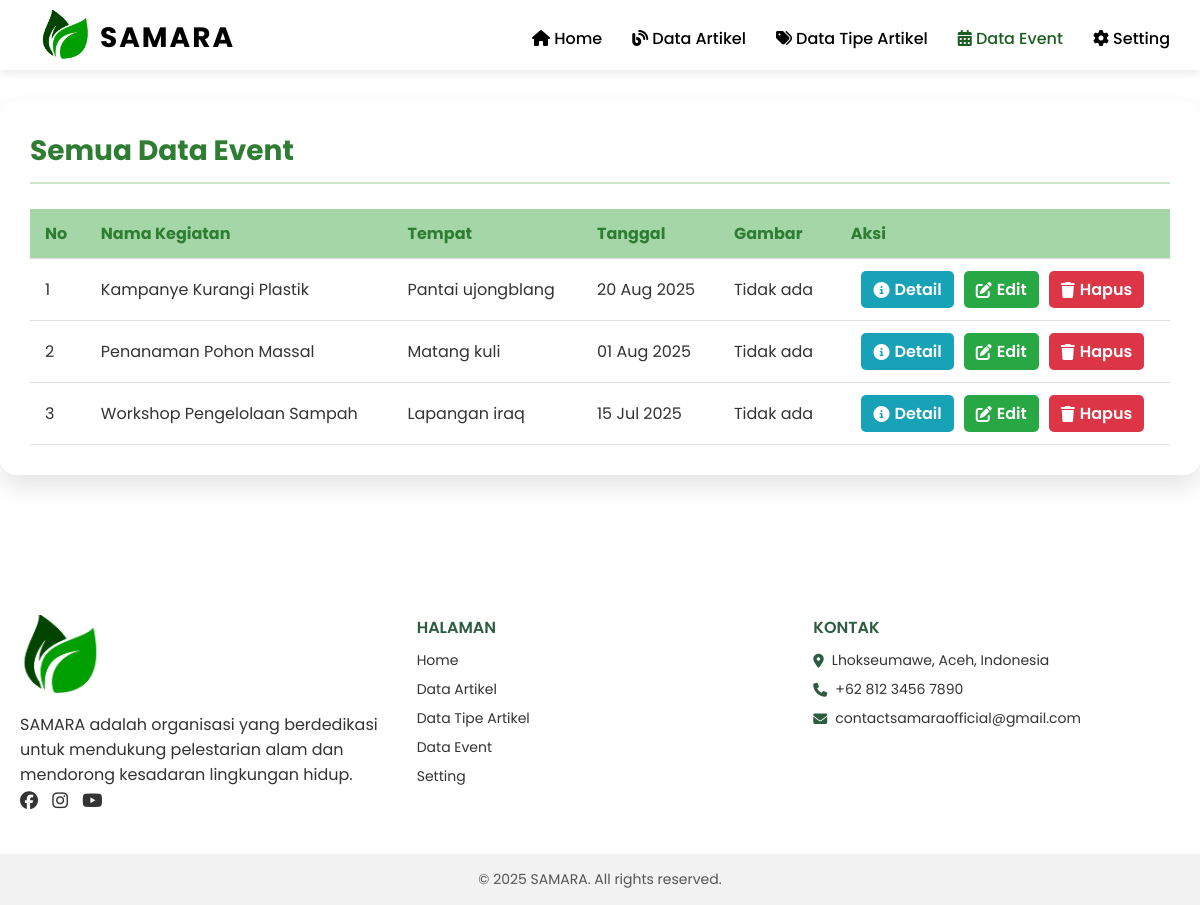
The app's page /admin/event.php with its own data.
### tables this page shows
CREATE TABLE `kegiatan` (
  `id_kegiatan` varchar(5) NOT NULL,
  `nama_kegiatan` varchar(50) DEFAULT NULL,
  `deskripsi_kegiatan` text DEFAULT NULL,
  `tanggal_kegiatan` date DEFAULT NULL,
  `thumbnail` varchar(255) DEFAULT NULL,
  `ketua_pelaksana` varchar(30) DEFAULT NULL,
  `tempat` varchar(50) DEFAULT NULL
);

### database/koneksi.php (called while the page is built, shortened)
<?php
$koneksi = mysqli_connect("localhost","root","","db_samara");
function query($query){
    global $koneksi;
    $result = mysqli_query($koneksi,$query);
    $rows =[];
    while($user = mysqli_fetch_assoc($result)){
        $rows[] = $user;
    }
    return $rows;
};
?>

### admin/event.php (the view, shortened to what this page needs)
<?php
require '../database/koneksi.php';
$dataEvent = query("SELECT * FROM kegiatan ORDER BY tanggal_kegiatan DESC");
?>
<!DOCTYPE html>
<html lang="en">
<head>
  <link rel="stylesheet" href="css/event.css?<?php echo time(); ?>">
</head>
<body>
     <div class="falling-leaves"></div>
<?php include 'header_navbar.php'; ?>
<div class="event-container fade-down">
  <h1 class="event-heading">Semua Data Event</h1>
  <?php if (!empty($dataEvent)) : ?>
    <div class="tabel-scroll-wrapper">
    <table class="event-table">
      <thead>
        <tr>
          <th>No</th>
          <th>Nama Kegiatan</th>
          <th>Tempat</th>
          <th>Tanggal</th>
          <th>Gambar</th>
          <th>Aksi</th>
        </tr>
      </thead>
      <tbody>
        <?php $no = 1; foreach ($dataEvent as $event): ?>
        <tr>
          <td><?= $no++; ?></td>
          <td><?= htmlspecialchars($event['nama_kegiatan']); ?></td>
          <td><?= htmlspecialchars($event['tempat']); ?></td>
          <td><?= date('d M Y', strtotime($event['tanggal_kegiatan'])); ?></td>
          <td>
            <?php if (!empty($event['gambar'])): ?>
              <img src="<?= htmlspecialchars($event['gambar']); ?>" alt="Gambar Event" width="80">
            <?php else: ?>
              Tidak ada
            <?php endif; ?>
          </td>
              <td class="event-actions">
                <div class="action-buttons">
                  <a href="detail_event.php?id=<?= $event['id_kegiatan']; ?>" class="btn-detail">
                    <i class="fa-solid fa-circle-info"></i> Detail
                  </a>
                  <a href="edit_event.php?id=<?= $event['id_kegiatan']; ?>" class="btn-edit">
                    <i class="fa-solid fa-pen-to-square"></i> Edit
                  </a>
                  <a href="hapus_event.php?id=<?= $event['id_kegiatan']; ?>" class="btn-delete" onclick="return confirm('Yakin ingin menghapus event ini?')">
                    <i class="fa-solid fa-trash"></i> Hapus
                  </a>
                </div>
              </td>
        </tr>
        <?php endforeach; ?>
      </tbody>
    </table>
    </div>
  <?php else : ?>
    <p>Tidak ada event yang tersedia.</p>
  <?php endif; ?>
</div>
<footer>
  <div class="footer-container">
    <div class="footer-section">
      <img src="img/icon-logo.png" alt="Logo SAMARA" class="footer-logo">
      <p>
        SAMARA adalah organisasi yang berdedikasi untuk mendukung pelestarian alam dan mendorong kesadaran lingkungan hidup.
      </p>
      <div class="social-links">
        <a href="#"><i class="fa-brands fa-facebook"></i></a>
        <a href="#"><i class="fa-brands fa-instagram"></i></a>
        <a href="#"><i class="fa-brands fa-youtube"></i></a>
      </div>
    </div>
    <div class="footer-section">
      <h4>HALAMAN</h4>
      <ul>
        <li><a href="index.php">Home</a></li>
        <li><a href="artikel.php">Data Artikel</a></li>
        <li><a href="tipeartikel.php">Data Tipe Artikel</a></li>
        <li><a href="event.php">Data Event</a></li>
        <li><a href="setting.php">Setting</a></li>
      </ul>
    </div>
    <div class="footer-section">
      <h4>KONTAK</h4>
      <ul>
        <li><i class="fa-solid fa-location-dot"></i> Lhokseumawe, Aceh, Indonesia</li>
        <li><i class="fa-solid fa-phone"></i> +62 812 3456 7890</li>
        <li><i class="fa-solid fa-envelope"></i> contactsamaraofficial@gmail.com</li>
      </ul>
    </div>
  </div>
  <div class="footer-bottom">
    <p>&copy; 2025 SAMARA. All rights reserved.</p>
  </div>
</footer>
</body>
</html>

### admin/css/event.css (style rules this page uses)
* { margin: 0; padding: 0; box-sizing: border-box; font-family: 'Poppins', sans-serif; }
.event-container { max-width: 1200px; margin: 100px auto; background: #ffffff; padding: 30px; border-radius: 16px; box-shadow: 0 12px 24px rgba(0, 0, 0, 0.1); }
.event-heading { color: #2e7d32; margin-bottom: 25px; font-size: 28px; border-bottom: 2px solid #c8e6c9; padding-bottom: 10px; }
.event-table { width: 100%; border-collapse: collapse; min-width: 800px; }
.event-table th, .event-table td { padding: 12px 15px; text-align: left; border-bottom: 1px solid #ddd; }
.event-table th { background-color: #a5d6a7; color: #2e7d32; }
.event-table td { color: #333; }
.event-actions .action-buttons { display: flex; gap: 10px; justify-content: center; align-items: center; }
.btn-edit, .btn-delete { padding: 6px 12px; border-radius: 5px; font-weight: 600; color: #fff; text-decoration: none; display: inline-flex; align-items: center; gap: 5px; }
.btn-edit { background-color: #28a745; }
.btn-delete { background-color: #dc3545; }
.tabel-scroll-wrapper { width: 100%; overflow-x: auto; }
.btn-detail { background-color: #17a2b8; color: #fff; padding: 6px 12px; border-radius: 5px; font-weight: 600; text-decoration: none; display: inline-flex; align-items: center; gap: 5px; }
.falling-leaves { position: fixed; top: 0; left: 0; width: 100%; height: 100%; pointer-events: none; overflow: hidden; z-index: 0; }
.fade-down { opacity: 0; transform: translateY(-20px); animation: fadeDown 0.8s forwards; animation-delay: 0.2s; }
footer { font-family: 'Poppins', sans-serif; color: #333; }
.footer-container { background-color: #ffffff; max-width: 1200px; margin: auto; padding: 40px 20px; display: flex; flex-wrap: wrap; justify-content: space-between; gap: 30px; }
.footer-section { flex: 1 1 200px; }
.footer-logo { width: 80px; height: auto; margin-bottom: 10px; }
.footer-section h4 { font-size: 16px; font-weight: 600; margin-bottom: 10px; color: #2c5d3f; }
.footer-section ul { list-style: none; padding: 0; margin: 0; }
.footer-section ul li { margin-bottom: 8px; font-size: 14px; display: flex; align-items: center; }
.footer-section ul li a { text-decoration: none; color: #333; transition: color 0.3s; }
.footer-section ul li i { margin-right: 8px; color: #2c5d3f; }
.social-links a { display: inline-block; margin-right: 10px; color: #333; font-size: 18px; transition: color 0.3s; }
.footer-bottom { background-color: #f2f2f2; text-align: center; padding: 15px 20px; font-size: 14px; color: #555; }

### records on screen
kegiatan: nama_kegiatan "Kampanye Kurangi Plastik", tempat "Pantai ujongblang", tanggal_kegiatan "20 Aug 2025"
kegiatan: nama_kegiatan "Penanaman Pohon Massal", tempat "Matang kuli", tanggal_kegiatan "01 Aug 2025"
kegiatan: nama_kegiatan "Workshop Pengelolaan Sampah", tempat "Lapangan iraq", tanggal_kegiatan "15 Jul 2025"
